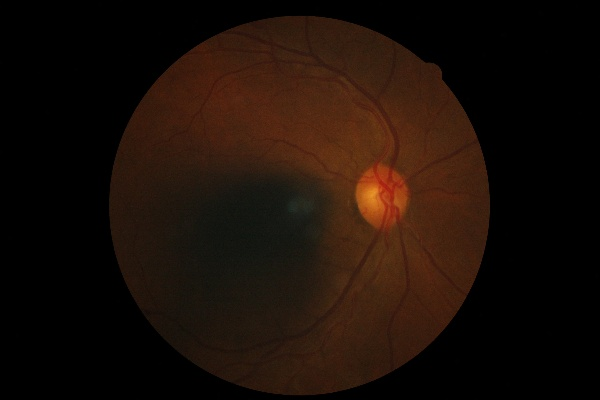
#> input picture temp/42780_right.jpeg, 600 x 400 px
$ python scale_and_normalize.py --file_in temp/42780_right.jpeg   (older library calls are emulated)
#> lines starting #> are read from the running program, lines starting #| are printed output that depends on the picture; after the words box and inside, x2 and y2 are one past the last pixel; in counts of white or black regions, pixels touching at a corner belong together; long printed decimals are rounded
### preprocessing_fundus.py
###########################################################
###########################################################
####                                                   ####
####       LIBRARY OF PREPROCESSING FUNCTIONS FOR      ####
####              COLOR FUNDUS PHOTOGRAPHY             ####
####                                                   ####
###########################################################
###########################################################


##  Python modules
from __future__ import division, print_function
import sys
import numpy as np
import cv2
import os

from sklearn import preprocessing
from skimage.color import rgb2grey, grey2rgb
from skimage import exposure
from scipy.stats import norm
from scipy.ndimage import filters
from scipy import interpolate as intp
from scipy.signal import argrelextrema
from scipy.ndimage import morphology as mph
from scipy import misc

##  My variable format
myfloat = np.float32
path = "./finalDataset/val/1/"
outpath = "./claheImages/"


##  Constants
EPS = 1e-7


###########################################################
###########################################################
####                                                   ####
####                   RGB TO GRAYSCALE                ####
####                                                   ####
###########################################################
###########################################################


def rgb2gray(rgb):
    return rgb[:, :, 0] * 0.299 + rgb[:, :, 1] * 0.587 + rgb[:, :, 2] * 0.114


###########################################################
###########################################################
####                                                   ####
####                  CLAHE EQUALIZATION               ####
####                                                   ####
###########################################################
###########################################################

# [132 lines left out: functions clahe, adjust_gamma, gauss_kernel_2d, get_mask, normalize_luminosity_m1, not called in this run]


###########################################################
###########################################################
####                                                   ####
####          NORMALIZE LUMINOSITY -- METHOD 2         ####
####                                                   ####
###########################################################
###########################################################

def normalize_luminosity_m2(img, scale):
    return cv2.addWeighted(img, 4, cv2.GaussianBlur(img, (0, 0), scale / 30),
                           -4, 128)


###########################################################
###########################################################
####                                                   ####
####                      SCALE RADIUS                 ####
####                                                   ####
###########################################################
###########################################################

def scale_radius(img, scale):
    x = img[np.int(img.shape[0] / 2), :, :].sum(1)
    r = (x > x.mean() / 10.0).sum() / 2.0

    if r < 1:
        r = np.int(img.shape[0] / 2)

    s = scale * 1.0 / r
    print('scale', s)
    return cv2.resize(img, (0, 0), fx=s, fy=s)


###########################################################
###########################################################
####                                                   ####
####           CONTRAST STRETCHING THROUGH CLAHE       ####
####                                                   ####
###########################################################
###########################################################

# [132 lines left out: functions equalize_contrast, radial_padding, line_padding, stretch_scan, not called in this run]


###########################################################
###########################################################
####                                                   ####
####                   IMAGE NORMALIZATION             ####
####                                                   ####
###########################################################
###########################################################

def normalization(img, mean, std):
    return (img - mean) / std


###########################################################
###########################################################
####                                                   ####
####                   IMAGE WHITENING                 ####
####                                                   ####
###########################################################
###########################################################

# [30 lines left out: function whitening, not called in this run]


# [10 lines that do not run on import are left out]
        # [9 lines of commented-out code are left out]

### scale_and_normalize.py
###########################################################
###########################################################
####                                                   ####
####             LUMINOSITY NORMALIZATION &            ####
####       PREPROCESSING RECIPE OF THE WINNER OF       ####
####       KAGGLE DIABETIC RETINOPATHY CHALLENGE       ####
####                                                   ####
###########################################################
###########################################################

##  This class performs both standard luminosity normalization
##  and the preprocessing steps used by the winner of the KaggleDR
##  challenge for color fundus images.
##
##  The procedure of the KaggleDR winner includes the following steps:
##  	1) Re-scaling the radius of the FOV.
##    2) Luminosity normalization by subtraction of a blurred version
##       of the image from the image itself.
##    3) Removal of the bright circle characterizing the boundary of
##       the FOV to smoothen up the transition from the background inside
##       the FOV.
##
##  More information about this preprocessing recipe on:
##  http://blog.kaggle.com/2015/09/09/diabetic-retinopathy-winners-interview-1st-place-ben-graham/


##  Python standard Python modules
import argparse
import os, sys
import numpy as np
import cv2

##  My Python modules
import preprocessing_fundus as pf

##  Format variable
myfloat = np.float32
myint = np.int
path = "./claheImages/val/1/"
outpath = "./finalDataset/"

################################################
################################################
####                                        ####
####            GET INPUT ARGUMENTS         ####
####                                        ####
################################################
################################################

def _examples():
    print(
        '\n\nEXAMPLES\n\nScale and normalize color fundus images according to the the recipe of the KaggleDR winner:\n' \
        '"""\npython scale_and_normalize.py -i /pstore/data/pio/Tasks/PIO-233/data/RIDE_and_RISE_csme_qc_filt_orig_nopre/CF-58703-2009-04-15-M3-RE-F2-LS.png -o ./CF-58703-2009-04-15-M3-RE-F2-LS.png -s 30\n"""\n\n'
    )


def _get_args():
    parser = argparse.ArgumentParser(
        prog='scale_and_normalize',
        description='Scale and normalize color fundus',
        formatter_class=argparse.ArgumentDefaultsHelpFormatter
        , add_help=False
    )

    parser.add_argument('-i', '--file_in', dest='file_in',
                        help='Select input image', default='./43923_left.jpeg')

    parser.add_argument('-o', '--file_out', dest='file_out',
                        help='Select output image name', default='./43923_left_norm.jpeg')

    parser.add_argument('-s', '--scale', dest='scale', type=myfloat, default=-1,
                        help='Select rescaling factor (output dimension in px = 2x rescaling factor in each dimension)')

    parser.add_argument('-h', '--help', dest='help', action='store_true',
                        help='Print help and examples', default=False)

    args = parser.parse_args()

    if args.help is True:
        parser.print_help()
        _examples()
        sys.exit()

    if args.file_in is None:
        parser.print_help()
        sys.exit('\nERROR: Input image not specified!\n')

    if os.path.isfile(args.file_in) is False:
        parser.print_help()
        sys.exit('\nERROR: Input image does not exist!\n')

    if args.file_out is None:
        parser.print_help()
        sys.exit('\nERROR: Output image name not specified!\n')

    return args


################################################
################################################
####                                        ####
####             CLASS DEFINITION           ####
####                                        ####
################################################
################################################

class ScaleAndNormalize():

    ################################################
    ################################################
    ####                                        ####
    ####               INITIALIZATION           ####
    ####                                        ####
    ################################################
    ################################################

    def __init__(self, scale):
        self._scale = scale

    ################################################
    ################################################
    ####                                        ####
    ####         RUN PREPROCESSING RECIPE       ####
    ####         OF THE KAGGLE-DR WINNER        ####
    ####                                        ####
    ################################################
    ################################################

    def _run(self, file_in, file_out):
        ##  Read image
        # print(file_in)
#> called with file_in = 'temp/42780_right.jpeg', file_out = './43923_left_norm.jpeg'
        img = cv2.imread(file_in)
#> img is the input picture: shape (400, 600, 3); mean B, G, R 7.6, 14.7, 27

        ##  Preprocessing of KaggleDR
        if self._scale:
            ##  Set scale to default
            if self._scale == -1:
                self._scale = 0.5 * img.shape[0]
#> self._scale = 200

            ##  Rescale radius
            img = pf.scale_radius(img, self._scale)
#> in scale_radius, `x = img[np.int(img.shape[0] / 2), :, :].sum(1)`: x = 600 values, max 390 at index 373, min 0 at index 0, mean 75.91
#> in scale_radius, `r = (x > x.mean() / 10.0).sum() / 2.0`: r = 190.5
#> in scale_radius, `s = scale * 1.0 / r`: s = 1.05
#| scale 1.050

            ##  Subtract locally average color
            img = pf.normalize_luminosity_m2(img, self._scale)
#> in normalize_luminosity_m2, `return cv2.addWeighted(img, 4, cv2.GaussianBlur(img, (0, 0), scale / 3..`:
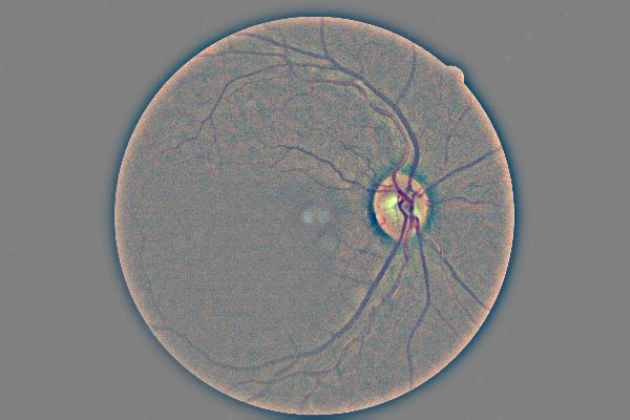
#> returned value: shape (420, 630, 3); mean of channels 0, 1, 2 128, 128, 128; drawn as B, G, R

            ##  Remove outer 10% of the image
            img2 = np.zeros(img.shape)
            cv2.circle(img2, (np.int(img.shape[1] / 2), np.int(img.shape[0] / 2)),
                       np.int(self._scale * 0.9), (1, 1, 1), -1, 8, 0)
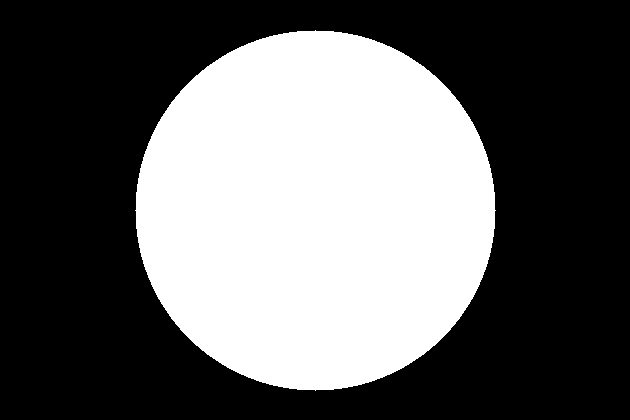
#> img2: shape (420, 630, 3) float64; values 0 (black) and 1 (white), 38.5% white; 1 white region, box (x1, y1, x2, y2) and area: (135, 30, 496, 391) 101765
            img = img * img2 + 128 * (1 - img2)
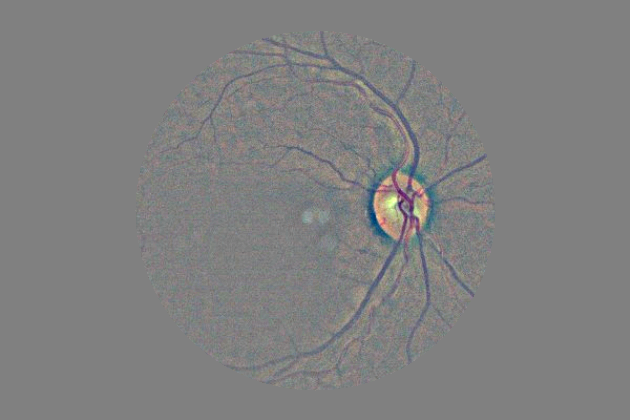
#> img: shape (420, 630, 3) float64; mean B, G, R 128, 128, 128.1


        ##  Only luminosity normalization
        else:
            ##  Subtract locally average color)
            img = pf.normalize_luminosity_m1(img)

        ##  Create output file name
        # file_out = self._create_output_filename(file_out)

        ##  Write preprocessed image to output file
        cv2.imwrite(file_out, img)

    ################################################
    ################################################
    ####                                        ####
    ####      DETERMINE FILENAME IDENTIFIER     ####
    ####                                        ####
    ################################################
    ################################################

    def _filename_identifier(self):
        if self._scale > 0:
            identifier = '_preproc-kaggledr'

        else:
            identifier = '_lumnorm'

        return identifier

    ################################################
    ################################################
    ####                                        ####
    ####         CREATE OUTPUT FILE NAME        ####
    ####                                        ####
    ################################################
    ################################################

    def _create_output_filename(self, fileOut):
        identifier = self._filename_identifier()
        head, ext = os.path.splitext(fileOut)
        fileOut = head + identifier + ext
        return fileOut

# def auc_roc(prediction):


################################################
################################################
####                                        ####
####             	   MAIN                 ####
####                                        ####
################################################
################################################

if __name__ == '__main__':
    ##  Get inputs
    args = _get_args()

    ##  Initialize class
    preproc = ScaleAndNormalize(scale=args.scale)
    preproc._run(args.file_in, args.file_out)


    ##  Run preprocessing
#> (the run stopped early here; a loop or call above may not have finished)

$ run again, with temp/42815_left.jpeg copied over temp/42780_right.jpeg
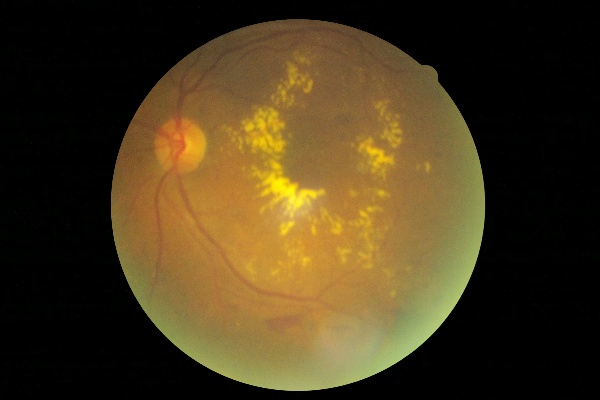
#> input picture temp/42815_left.jpeg, 600 x 400 px
#> in _run, img is the input picture: shape (400, 600, 3); mean B, G, R 27.8, 56.9, 72
#> x = 600 values, max 564 at index 291, min 0 at index 34, mean 228.3
#> r = 187.5
#> s = 1.07
#| scale 1.067
#> in _run, `cv2.circle(img2, (np.int(img.shape[1] / 2), np.int(img.shape[0] / 2)),..`:
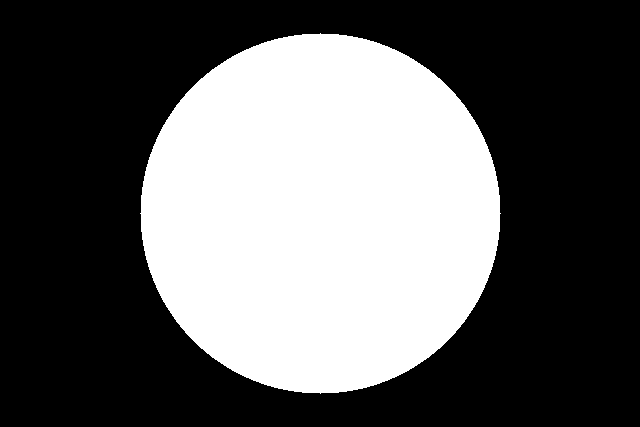
#> img2: shape (427, 640, 3) float64; values 0 (black) and 1 (white), 37.2% white; 1 white region, box (x1, y1, x2, y2) and area: (140, 33, 501, 394) 101765
#> in _run, `img = img * img2 + 128 * (1 - img2)`:
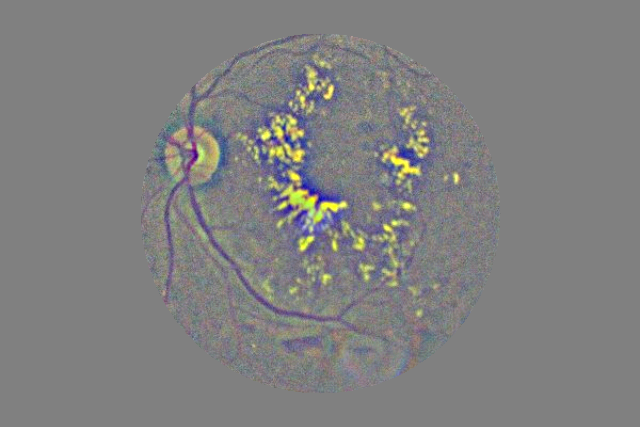
#> img: shape (427, 640, 3) float64; mean B, G, R 127.9, 127.8, 128.1
